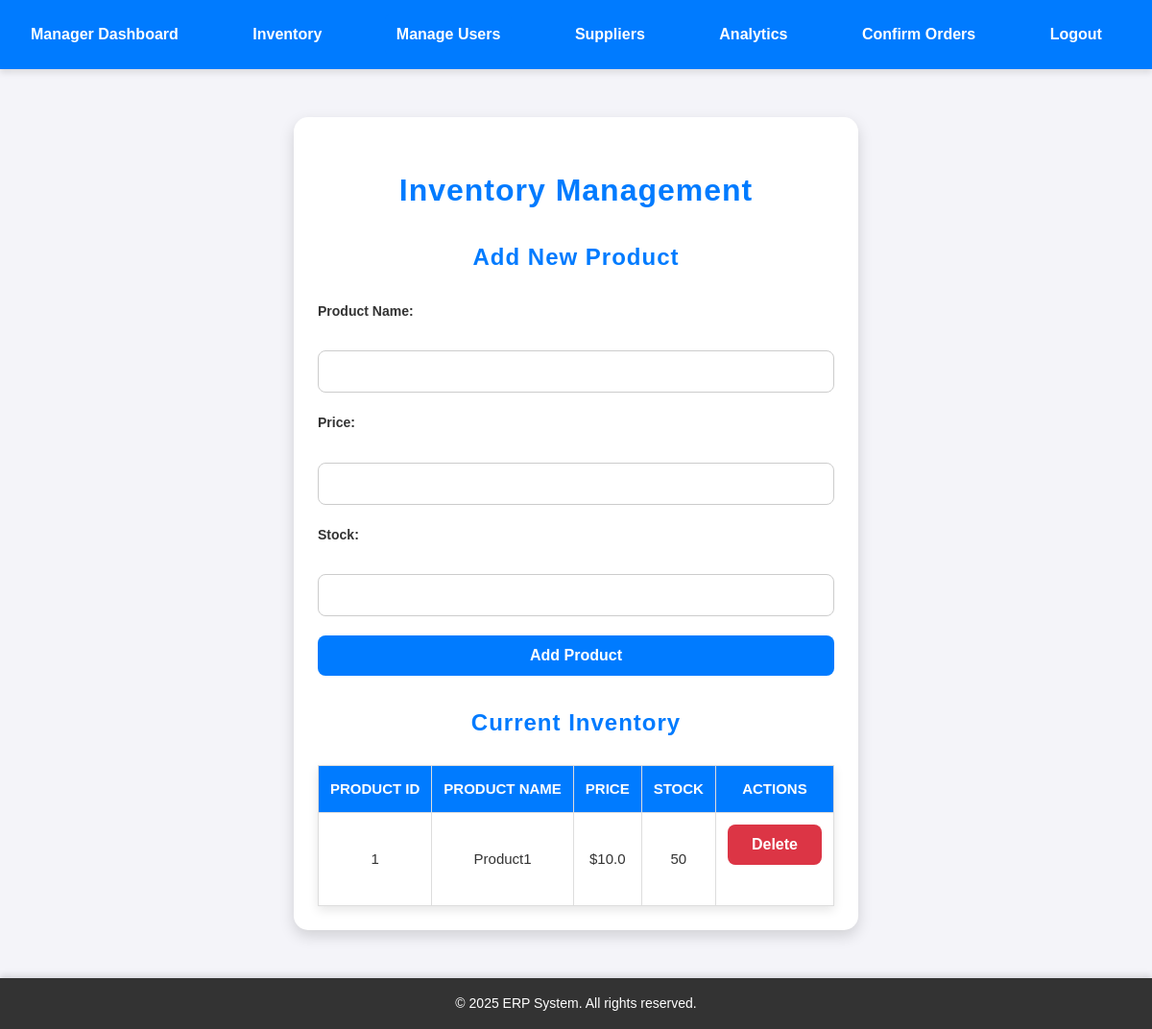
Page /inventory (signed in) on the committed database.
### app.py (models this page shows)
class Product(db.Model):
    id = db.Column(db.Integer, primary_key=True)
    name = db.Column(db.String(100), nullable=False)
    price = db.Column(db.Float, nullable=False)
    stock = db.Column(db.Integer, nullable=False)

### app.py (the view, shortened to what this page needs)
@app.route('/inventory', methods=['GET', 'POST'])
def inventory():
    if 'user_id' not in session or session['role'] != 'manager':
        return redirect(url_for('home'))
    products = Product.query.all()
    return render_template('inventory.html', products=products)

### templates/inventory.html (shortened to what this page needs)
{% extends "base.html" %}
{% block content %}
    <h2>Inventory Management</h2>
    <h3>Add New Product</h3>
    <form method="POST">
        <label for="name">Product Name:</label>
        <input type="text" name="name" id="name" required>
        <label for="price">Price:</label>
        <input type="number" name="price" id="price" min="0.01" step="0.01" required>
        <label for="stock">Stock:</label>
        <input type="number" name="stock" id="stock" min="0" required>
        <button type="submit" class="button">Add Product</button>
    </form>
    <h3>Current Inventory</h3>
    <table>
        <thead>
            <tr>
                <th>Product ID</th>
                <th>Product Name</th>
                <th>Price</th>
                <th>Stock</th>
                <th>Actions</th>
            </tr>
        </thead>
        <tbody>
            {% for product in products %}
                <tr>
                    <td>{{ product.id }}</td>
                    <td>{{ product.name }}</td>
                    <td>${{ product.price }}</td>
                    <td>{{ product.stock }}</td>
                    <td>
                        <form method="POST" action="{{ url_for('delete_product', product_id=product.id) }}">
                            <button type="submit" class="button delete-button">Delete</button>
                        </form>
                    </td>
                </tr>
            {% endfor %}
        </tbody>
    </table>
{% endblock %}

### static/style.css (style rules this page uses)
body { font-family: 'Arial', sans-serif; background-color: #f4f4f9; margin: 0; padding: 0; color: #333; line-height: 1.6; display: flex; flex-direction: column; min-height: 100vh; }
h1, h2, h3 { text-align: center; color: #007bff; font-weight: 700; margin-bottom: 25px; letter-spacing: 1px; }
h2 { font-size: 2rem; }
h3 { font-size: 1.5rem; }
.button, button { background-color: #007bff; color: white; padding: 12px 25px; border: none; border-radius: 8px; font-size: 16px; font-weight: bold; cursor: pointer; text-decoration: none; text-align: center; display: inline-block; transition: background-color 0.3s ease, box-shadow 0.3s ease, transform 0.2s; }
.button.delete-button { background-color: #dc3545; }
form { display: flex; flex-direction: column; gap: 20px; margin-bottom: 30px; }
label { font-weight: bold; margin-bottom: 10px; font-size: 14px; }
input, select { padding: 12px; border: 1px solid #ccc; border-radius: 8px; font-size: 16px; box-sizing: border-box; width: 100%; }
table { width: 100%; border-collapse: collapse; margin-top: 20px; box-shadow: 0 4px 10px rgba(0, 0, 0, 0.1); background-color: white; }
table th, table td { border: 1px solid #ddd; text-align: center; padding: 12px; font-size: 15px; }
table th { background-color: #007bff; color: white; font-weight: bold; text-transform: uppercase; }

### rows in the picture
Product: id "1", name "Product1", price "10.0", stock "50"
